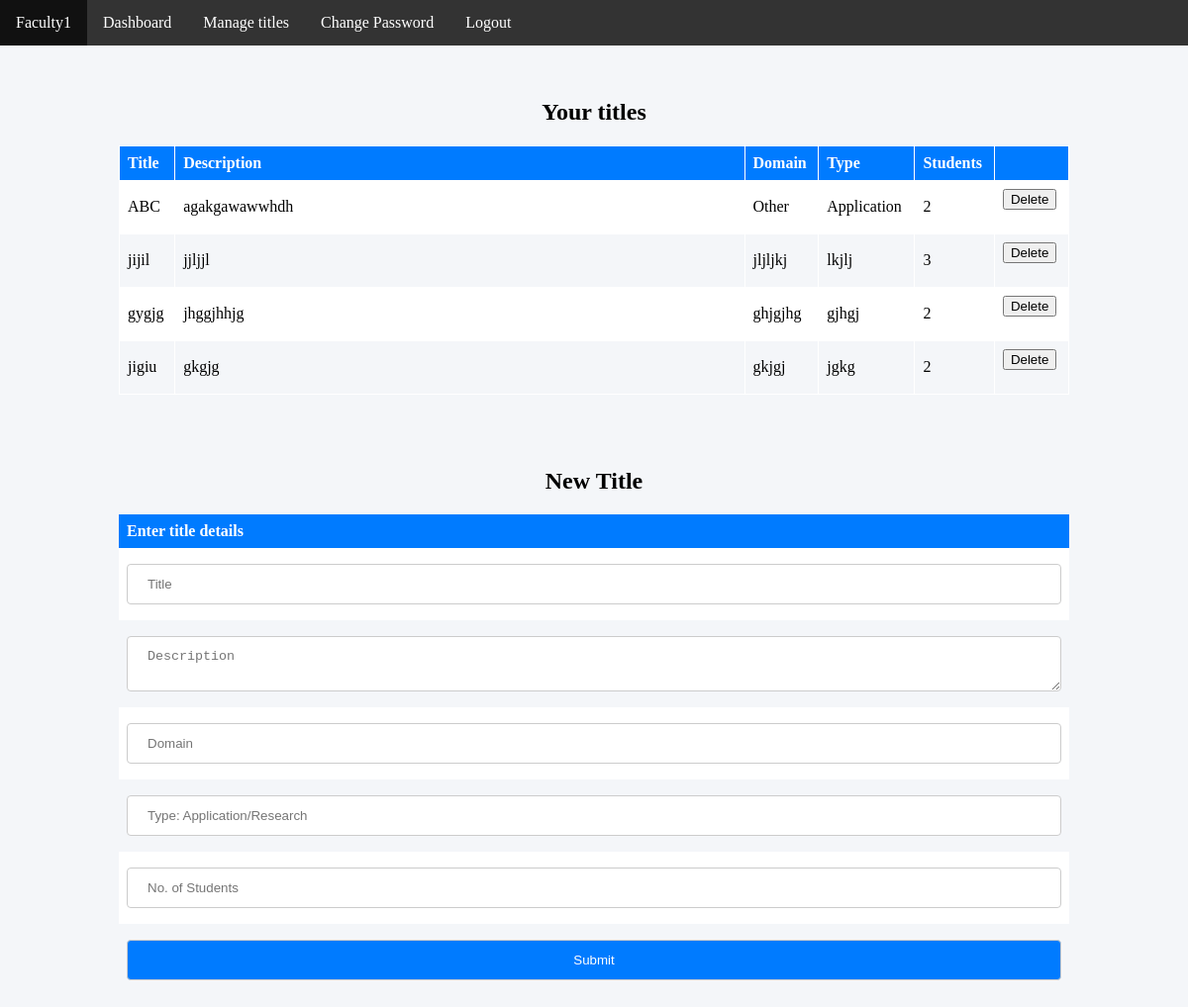
/faculty/titles.php (signed in), run on the app's committed database.
### tables this page shows
CREATE TABLE `project_titles` (
  `title` varchar(100) NOT NULL,
  `description` varchar(1000) NOT NULL,
  `domain` varchar(100) NOT NULL DEFAULT 'Other',
  `type` varchar(64) DEFAULT 'Application',
  `students` int(11) NOT NULL,
  `faculty` varchar(100) NOT NULL
);

### faculty/titles.php (the view, shortened to what this page needs)
<?php
include 'connection.php';
?>
<html>
<head>
</head>
<body>
<div style="margin:0px"><?php include 'menu.php';?></div>
<div style="height: 10%;"></div>
<center>
<h2>Your titles</h2>
<table border='1' style="border: #ffffff;">
    <tr>
        <th>Title</th>
        <th style="width: 60%;">Description</th>
        <th>Domain</th>
        <th>Type</th>
        <th>Students</th>
        <th></th>
    </tr>
    <?php
        $sql="SELECT * FROM project_titles Where faculty='" .$_SESSION['facultyusername']."'";
        $result = mysqli_query($con, $sql);
        $count=mysqli_num_rows($result);
        if(mysqli_num_rows($result) > 0) {
            while($row = mysqli_fetch_assoc($result)){?>
        <tr>
            <td><?php echo $row['title']; ?></td>
            <td><?php echo $row['description']; ?></td>
            <td><?php echo $row['domain']; ?></td>
            <td><?php echo $row['type']; ?></td>
            <td><?php echo $row['students']; ?></td>
            <td><form method="post" action="">
                <input type='submit' value='Delete' onclick="return confirm('Are you sure?');"></input>
            </form>
            </td>
        </tr>
    <?php }} ?>
</table>
<br><br><br>
<h2>New Title</h2>
<form method="post" action="add.php">
<table>
    <tr><th>Enter title details</th></tr>
    <tr><td><input type="text" name="title" placeholder="Title" required></td></tr>
    <tr><td><textarea name="desc" placeholder="Description" required></textarea></td></tr>
    <tr><td><input type="text" name="domain" placeholder="Domain" required></td></tr>
    <tr><td><input type="text" name="type" placeholder="Type: Application/Research" required></td></tr>
    <tr><td><input type="text" name="students" placeholder="No. of Students" required></td></tr>
    <tr><td><input type="submit" class="sub" <?php if($count==5) echo 'disabled';?>></td></tr>
</table>
</form>
</center>
</body>
</html>

### faculty/titles.php (style rules this page uses)
body { background-color: #F4F6F9; }
table { border-collapse: collapse; width: 80%; border-radius: 5px; }
th, td { text-align: left; padding: 8px; }
tr:nth-child(even) { background-color: #ffffff }
th { background-color: #007BFF; color: white; }
input[type=text] { width: 100%; padding: 12px 20px; margin: 8px 0; display: inline-block; border: 1px solid #ccc; border-radius: 4px; box-sizing: border-box; }
textarea { width: 100%; padding: 12px 20px; margin: 8px 0; display: inline-block; border: 1px solid #ccc; border-radius: 4px; box-sizing: border-box; }
.sub { width: 100%; padding: 12px 20px; color:#ffffff; background-color: #007BFF; margin: 8px 0; display: inline-block; border: 1px solid #ccc; border-radius: 4px; box-sizing: border-box; }

### faculty/menu.php (style rules this page uses)
body { margin:0; }

### data on the page
project_titles: title "ABC", description "agakgawawwhdh", domain "Other", type "Application", students "2"
project_titles: title "jijil", description "jjljjl", domain "jljljkj", type "lkjlj", students "3"
project_titles: title "gygjg", description "jhggjhhjg", domain "ghjgjhg", type "gjhgj", students "2"
project_titles: title "jigiu", description "gkgjg", domain "gkjgj", type "jgkg", students "2"

### other printed values
$_SESSION['facultyusername'] "Faculty1"
